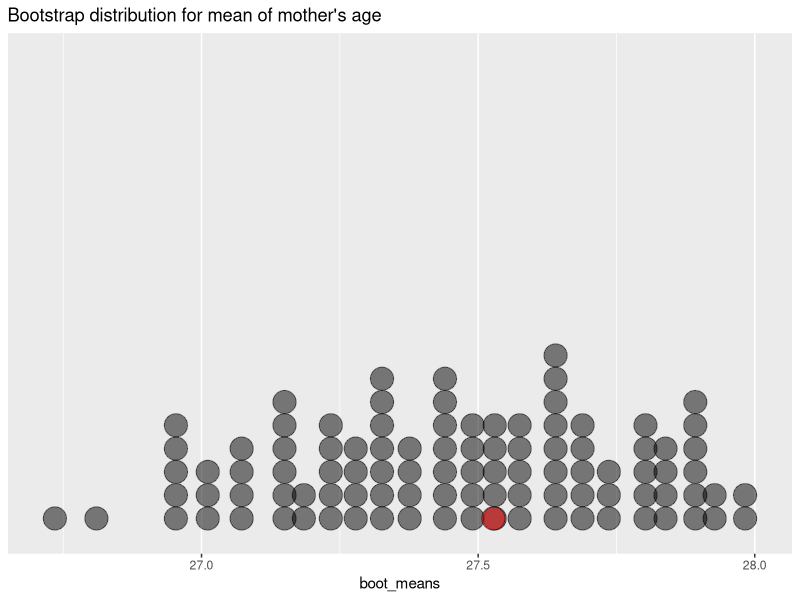

The R source for this figure:
## ---- chunk 1
knitr::opts_chunk$set(eval=TRUE, include=TRUE, echo=TRUE, message=FALSE, warning=FALSE)
## ---- chunk 2
library(tidyverse)
## ---- chunk 3
roaddata <- tibble(road_side = c(rep("left", 86), rep("right", 270-86)))
## ---- chunk 4
set.seed(123) # Set the seed as the last *three* digits of your student number
## ---- chunk 5
set.seed(123) # Set the seed as the last *three* digits of your student number
## ---- chunk 6

## ---- chunk 7

## ---- chunk 8
set.seed(123) # Set the seed as the last *three* digits of your student number

## ---- chunk 9

## ---- chunk 10

## ---- chunk 11

## ---- chunk 12

## ---- chunk 13
Gestation <- read_csv("gestation.csv")
## ---- chunk 14
set.seed(50)
boot_means <- rep(NA, 100)  # where we'll store the bootstrap means
sample_size <- as.numeric(Gestation %>% summarize(n()))

# Run 100 bootstrap samples
for (i in 1:100)
{
  boot_samp <- Gestation %>% slice_sample(n=sample_size, replace=TRUE)
  boot_means[i] <- as.numeric(boot_samp %>% summarize(mean(age)))
}

boot_means1 <- tibble(boot_means = boot_means[1])
boot_means2to100 <- tibble(boot_means = boot_means[2:100])

# Plot the distribution
ggplot(boot_means2to100, aes(x=boot_means)) + 
  geom_dotplot(alpha=.5) + 
  geom_dotplot(data=boot_means1, aes(x=boot_means), fill="red", alpha=.5) +
  labs( title="Bootstrap distribution for mean of mother's age") +
  scale_y_continuous(NULL, breaks=NULL) # get rid of strange label on y-axis for dotplot
boot_means <- tibble(boot_means)
summarise(boot_means,
          min = min(boot_means),
          mean = mean(boot_means),
          median = median(boot_means), 
          max = max(boot_means),
          sd = sd(boot_means),
          n = n())
## ---- chunk 15

## ---- chunk 16

